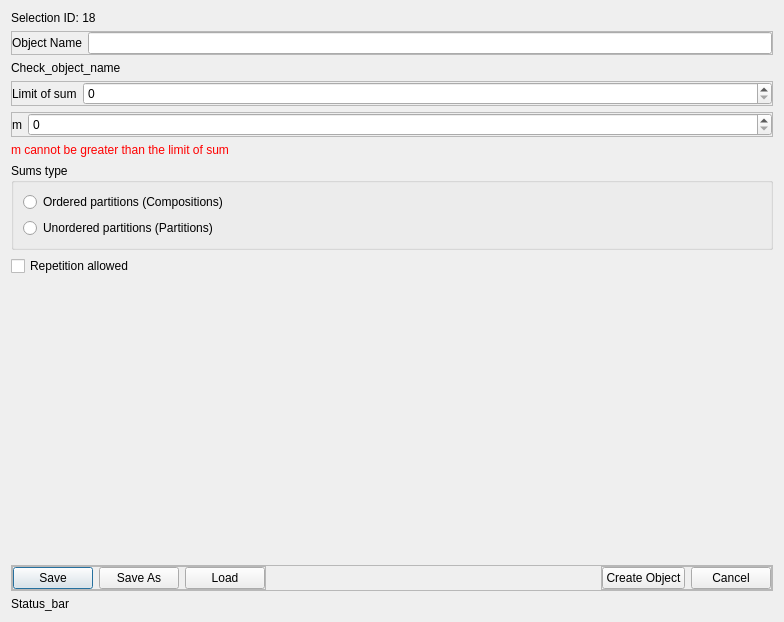
<?xml version="1.0" encoding="UTF-8"?>
<ui version="4.0">
 <class>Dialog</class>
 <widget class="QDialog" name="Dialog">
  <property name="geometry">
   <rect>
    <x>0</x>
    <y>0</y>
    <width>784</width>
    <height>622</height>
   </rect>
  </property>
  <property name="windowTitle">
   <string>Dialog</string>
  </property>
  <layout class="QVBoxLayout" name="verticalLayout">
   <item>
    <widget class="QLabel" name="label_2">
     <property name="sizePolicy">
      <sizepolicy hsizetype="Expanding" vsizetype="Fixed">
       <horstretch>0</horstretch>
       <verstretch>0</verstretch>
      </sizepolicy>
     </property>
     <property name="text">
      <string>Selection ID: 18</string>
     </property>
    </widget>
   </item>
   <item>
    <widget class="QFrame" name="frame_6">
     <property name="sizePolicy">
      <sizepolicy hsizetype="Expanding" vsizetype="Fixed">
       <horstretch>0</horstretch>
       <verstretch>0</verstretch>
      </sizepolicy>
     </property>
     <property name="locale">
      <locale language="English" country="UnitedStates"/>
     </property>
     <property name="frameShape">
      <enum>QFrame::Shape::StyledPanel</enum>
     </property>
     <property name="frameShadow">
      <enum>QFrame::Shadow::Raised</enum>
     </property>
     <layout class="QHBoxLayout" name="horizontalLayout_7">
      <property name="leftMargin">
       <number>0</number>
      </property>
      <property name="topMargin">
       <number>0</number>
      </property>
      <property name="rightMargin">
       <number>0</number>
      </property>
      <property name="bottomMargin">
       <number>0</number>
      </property>
      <item>
       <widget class="QLabel" name="label_6">
        <property name="text">
         <string>Object Name</string>
        </property>
       </widget>
      </item>
      <item>
       <widget class="QLineEdit" name="lineEdit_3"/>
      </item>
     </layout>
    </widget>
   </item>
   <item>
    <widget class="QLabel" name="label_5">
     <property name="sizePolicy">
      <sizepolicy hsizetype="Expanding" vsizetype="Fixed">
       <horstretch>0</horstretch>
       <verstretch>0</verstretch>
      </sizepolicy>
     </property>
     <property name="text">
      <string>Check_object_name</string>
     </property>
     <property name="wordWrap">
      <bool>true</bool>
     </property>
    </widget>
   </item>
   <item>
    <widget class="QFrame" name="frame">
     <property name="sizePolicy">
      <sizepolicy hsizetype="Expanding" vsizetype="Fixed">
       <horstretch>0</horstretch>
       <verstretch>0</verstretch>
      </sizepolicy>
     </property>
     <property name="frameShape">
      <enum>QFrame::Shape::StyledPanel</enum>
     </property>
     <property name="frameShadow">
      <enum>QFrame::Shadow::Raised</enum>
     </property>
     <layout class="QHBoxLayout" name="horizontalLayout" stretch="0,7">
      <property name="leftMargin">
       <number>0</number>
      </property>
      <property name="topMargin">
       <number>0</number>
      </property>
      <property name="rightMargin">
       <number>0</number>
      </property>
      <property name="bottomMargin">
       <number>0</number>
      </property>
      <item>
       <widget class="QLabel" name="label">
        <property name="text">
         <string>Limit of sum</string>
        </property>
       </widget>
      </item>
      <item>
       <widget class="QSpinBox" name="spinBox"/>
      </item>
     </layout>
    </widget>
   </item>
   <item>
    <widget class="QFrame" name="frame_5">
     <property name="sizePolicy">
      <sizepolicy hsizetype="Expanding" vsizetype="Fixed">
       <horstretch>0</horstretch>
       <verstretch>0</verstretch>
      </sizepolicy>
     </property>
     <property name="frameShape">
      <enum>QFrame::Shape::StyledPanel</enum>
     </property>
     <property name="frameShadow">
      <enum>QFrame::Shadow::Raised</enum>
     </property>
     <layout class="QHBoxLayout" name="horizontalLayout_5" stretch="0,7">
      <property name="leftMargin">
       <number>0</number>
      </property>
      <property name="topMargin">
       <number>0</number>
      </property>
      <property name="rightMargin">
       <number>0</number>
      </property>
      <property name="bottomMargin">
       <number>0</number>
      </property>
      <item>
       <widget class="QLabel" name="label_4">
        <property name="text">
         <string>m</string>
        </property>
       </widget>
      </item>
      <item>
       <widget class="QSpinBox" name="spinBox_2"/>
      </item>
     </layout>
    </widget>
   </item>
   <item>
    <widget class="QLabel" name="label_7">
     <property name="sizePolicy">
      <sizepolicy hsizetype="Expanding" vsizetype="Fixed">
       <horstretch>0</horstretch>
       <verstretch>0</verstretch>
      </sizepolicy>
     </property>
     <property name="styleSheet">
      <string notr="true">color:red</string>
     </property>
     <property name="text">
      <string>m cannot be greater than the limit of sum</string>
     </property>
    </widget>
   </item>
   <item>
    <widget class="QGroupBox" name="groupBox">
     <property name="sizePolicy">
      <sizepolicy hsizetype="Expanding" vsizetype="Fixed">
       <horstretch>0</horstretch>
       <verstretch>0</verstretch>
      </sizepolicy>
     </property>
     <property name="title">
      <string>Sums type</string>
     </property>
     <layout class="QVBoxLayout" name="verticalLayout_2">
      <item>
       <widget class="QRadioButton" name="radioButton">
        <property name="text">
         <string>Ordered partitions (Compositions)</string>
        </property>
       </widget>
      </item>
      <item>
       <widget class="QRadioButton" name="radioButton_2">
        <property name="text">
         <string>Unordered partitions (Partitions)</string>
        </property>
       </widget>
      </item>
     </layout>
    </widget>
   </item>
   <item>
    <widget class="QCheckBox" name="checkBox_2">
     <property name="text">
      <string>Repetition allowed</string>
     </property>
    </widget>
   </item>
   <item>
    <widget class="QLabel" name="none">
     <property name="text">
      <string/>
     </property>
    </widget>
   </item>
   <item>
    <widget class="QFrame" name="frame_2">
     <property name="sizePolicy">
      <sizepolicy hsizetype="Expanding" vsizetype="Fixed">
       <horstretch>0</horstretch>
       <verstretch>0</verstretch>
      </sizepolicy>
     </property>
     <property name="frameShape">
      <enum>QFrame::Shape::StyledPanel</enum>
     </property>
     <property name="frameShadow">
      <enum>QFrame::Shadow::Raised</enum>
     </property>
     <layout class="QHBoxLayout" name="horizontalLayout_2">
      <property name="leftMargin">
       <number>0</number>
      </property>
      <property name="topMargin">
       <number>0</number>
      </property>
      <property name="rightMargin">
       <number>0</number>
      </property>
      <property name="bottomMargin">
       <number>0</number>
      </property>
      <item alignment="Qt::AlignmentFlag::AlignLeft">
       <widget class="QFrame" name="frame_3">
        <property name="frameShape">
         <enum>QFrame::Shape::StyledPanel</enum>
        </property>
        <property name="frameShadow">
         <enum>QFrame::Shadow::Raised</enum>
        </property>
        <layout class="QHBoxLayout" name="horizontalLayout_3">
         <property name="leftMargin">
          <number>0</number>
         </property>
         <property name="topMargin">
          <number>0</number>
         </property>
         <property name="rightMargin">
          <number>0</number>
         </property>
         <property name="bottomMargin">
          <number>0</number>
         </property>
         <item>
          <widget class="QPushButton" name="pushButton_4">
           <property name="text">
            <string>Save</string>
           </property>
          </widget>
         </item>
         <item>
          <widget class="QPushButton" name="pushButton_5">
           <property name="text">
            <string>Save As</string>
           </property>
          </widget>
         </item>
         <item>
          <widget class="QPushButton" name="pushButton_6">
           <property name="text">
            <string>Load</string>
           </property>
          </widget>
         </item>
        </layout>
       </widget>
      </item>
      <item alignment="Qt::AlignmentFlag::AlignRight">
       <widget class="QFrame" name="frame_4">
        <property name="frameShape">
         <enum>QFrame::Shape::StyledPanel</enum>
        </property>
        <property name="frameShadow">
         <enum>QFrame::Shadow::Raised</enum>
        </property>
        <layout class="QHBoxLayout" name="horizontalLayout_4" stretch="1,1">
         <property name="leftMargin">
          <number>0</number>
         </property>
         <property name="topMargin">
          <number>0</number>
         </property>
         <property name="rightMargin">
          <number>0</number>
         </property>
         <property name="bottomMargin">
          <number>0</number>
         </property>
         <item>
          <widget class="QPushButton" name="pushButton">
           <property name="text">
            <string>Create Object</string>
           </property>
          </widget>
         </item>
         <item>
          <widget class="QPushButton" name="pushButton_2">
           <property name="text">
            <string>Cancel</string>
           </property>
          </widget>
         </item>
        </layout>
       </widget>
      </item>
     </layout>
    </widget>
   </item>
   <item>
    <widget class="QLabel" name="label_3">
     <property name="sizePolicy">
      <sizepolicy hsizetype="Expanding" vsizetype="Fixed">
       <horstretch>0</horstretch>
       <verstretch>0</verstretch>
      </sizepolicy>
     </property>
     <property name="text">
      <string>Status_bar</string>
     </property>
    </widget>
   </item>
  </layout>
 </widget>
 <resources/>
 <connections/>
</ui>
